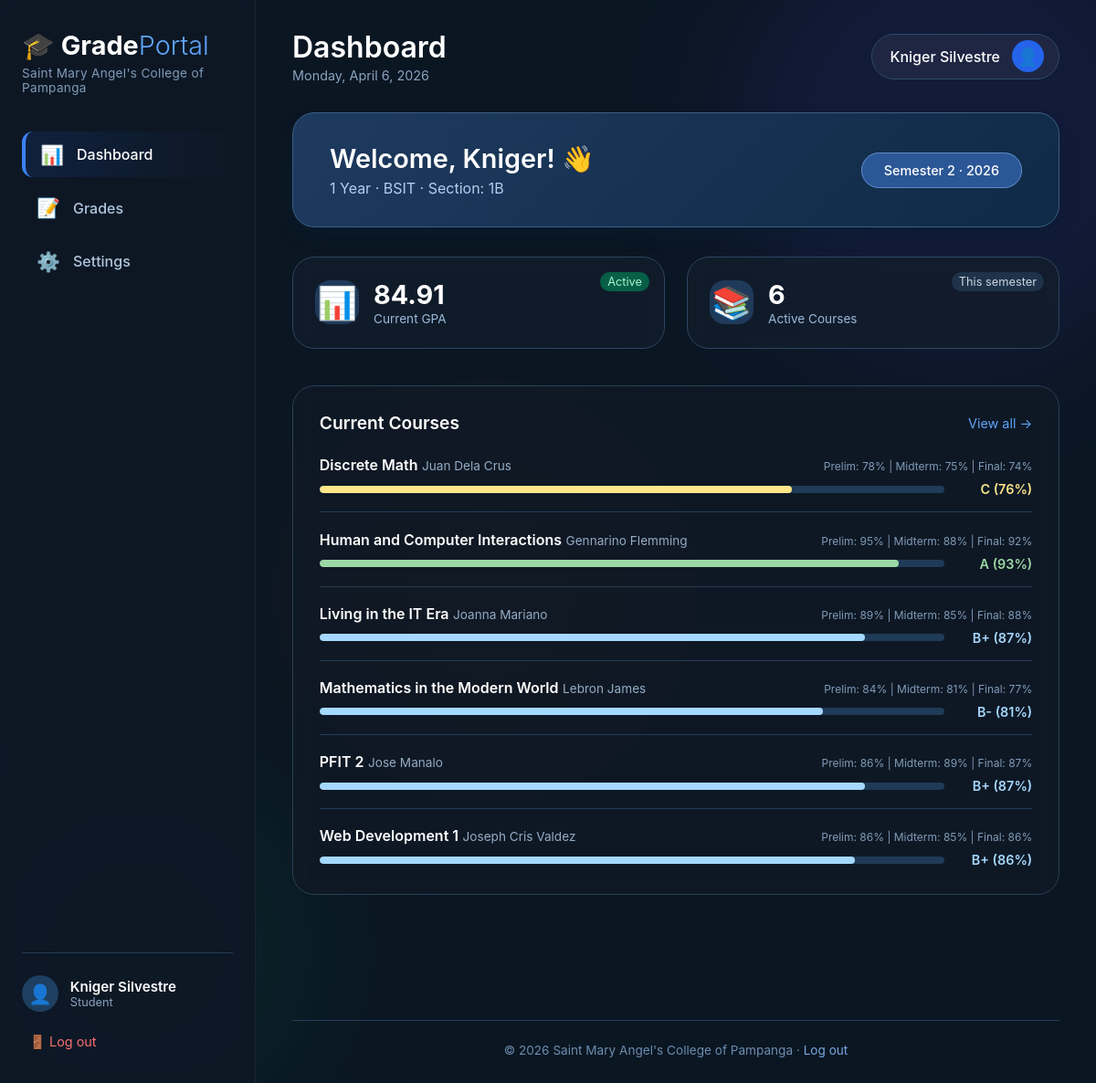
Page /homepage.php (signed in) on the committed database.
### tables this page shows
CREATE TABLE `grade` (
  `grade_id` int(11) NOT NULL,
  `student_id` int(11) NOT NULL,
  `subject_id` int(11) NOT NULL,
  `teacher_id` int(11) DEFAULT NULL,
  `school_year` varchar(20) DEFAULT NULL,
  `semester` varchar(20) DEFAULT NULL,
  `prelim_grade` decimal(5,2) DEFAULT NULL,
  `midterm_grade` decimal(5,2) DEFAULT NULL,
  `final_grade` decimal(5,2) DEFAULT NULL,
  `average_grade` decimal(5,2) DEFAULT NULL
);

CREATE TABLE `subject` (
  `subject_id` int(11) NOT NULL,
  `subject_code` varchar(20) NOT NULL,
  `subject_name` varchar(100) NOT NULL,
  `description` text DEFAULT NULL,
  `units` int(11) DEFAULT 1,
  `teacher_id` int(11) DEFAULT NULL
);

### homepage.php (the view, shortened to what this page needs)
<?php
$host = 'localhost';
$dbname = 'school_grades_portal';
$username = 'root';
$password = '';
$conn = new mysqli($host, $username, $password, $dbname);
$current_date = date("l, F j, Y");
function getRoleDisplay($user_type) {
    switch($user_type) {
        case 'student':
            return 'Student';
    }
}
$role_display = isset($_SESSION['user_type']) ? getRoleDisplay($_SESSION['user_type']) : 'User';
$first_name = isset($_SESSION['first_name']) ? $_SESSION['first_name'] : (isset($_SESSION['user_first_name']) ? $_SESSION['user_first_name'] : 'User');
$full_name = isset($_SESSION['full_name']) ? $_SESSION['full_name'] : (isset($_SESSION['user_first_name']) ? $_SESSION['user_first_name'] . ' ' . ($_SESSION['user_last_name'] ?? '') : 'User');
$year_level = isset($_SESSION['year_level']) ? $_SESSION['year_level'] : 'N/A';
$course = isset($_SESSION['course']) ? $_SESSION['course'] : 'N/A';
$section = isset($_SESSION['section']) ? $_SESSION['section'] : 'N/A';
$department = isset($_SESSION['department']) ? $_SESSION['department'] : 'N/A';
$office_role = isset($_SESSION['office_role']) ? $_SESSION['office_role'] : 'N/A';
$user_type = isset($_SESSION['user_type']) ? $_SESSION['user_type'] : 'student';
$user_id = isset($_SESSION['user_id']) ? $_SESSION['user_id'] : 0;
if ($user_type == 'student') {
    $overall_gpa = 0;
    $total_units = 0;
    $total_grade_points = 0;
    $query = "SELECT
                g.average_grade,
                s.units
              FROM grade g
              JOIN subject s ON g.subject_id = s.subject_id
              WHERE g.student_id = ? AND g.average_grade IS NOT NULL";
    $stmt = $conn->prepare($query);
    $stmt->bind_param("i", $user_id);
    $stmt->execute();
    $result = $stmt->get_result();
    while ($row = $result->fetch_assoc()) {
        if ($row['average_grade'] && $row['units']) {
            $total_grade_points += $row['average_grade'] * $row['units'];
            $total_units += $row['units'];
        }
    }
    if ($total_units > 0) {
        $overall_gpa = $total_grade_points / $total_units;
    }
    $courses = [];
    $query_courses = "SELECT
                        g.grade_id,
                        g.subject_id,
                        s.subject_name,
                        s.subject_code,
                        s.units,
                        g.prelim_grade,
                        g.midterm_grade,
                        g.final_grade,
                        g.average_grade,
                        CONCAT(t.first_name, ' ', t.last_name) AS teacher_name
                      FROM grade g
                      JOIN subject s ON g.subject_id = s.subject_id
                      LEFT JOIN teacher t ON g.teacher_id = t.teacher_id
                      WHERE g.student_id = ?
                      ORDER BY s.subject_code";
    $stmt_courses = $conn->prepare($query_courses);
    $stmt_courses->bind_param("i", $user_id);
    $stmt_courses->execute();
    $result_courses = $stmt_courses->get_result();
    while ($row = $result_courses->fetch_assoc()) {
        $courses[] = $row;
    }
}
function getGradeLetter($percentage) {
    if ($percentage >= 91) return 'A';
    if ($percentage >= 85) return 'B+';
    if ($percentage >= 79) return 'B-';
    if ($percentage >= 73) return 'C';
    return 'F';
}
function getGradeColor($percentage) {
    if ($percentage >= 90) return '#9cd9a4';
    if ($percentage >= 80) return '#a5d8ff';
    if ($percentage >= 75) return '#fde68a';
    return '#f8a8a8';
}
?>
<!DOCTYPE html>
<html lang="en">
<head>
  <link rel="stylesheet" href="homepage.css">
</head>
<body>
  <div class="bg-shape bg-shape-3"></div>
  <div class="dashboard-container">
    <aside class="sidebar">
      <div class="sidebar-header">
        <div class="sidebar-logo">🎓 Grade<span>Portal</span></div>
        <div class="school-badge">Saint Mary Angel's College of Pampanga</div>
      </div>
      <nav class="sidebar-nav">
        <a href="homepage.php" class="nav-item active">
          <span class="nav-icon">📊</span>
          <span>Dashboard</span>
        </a>
        <a href="grades.php" class="nav-item">
          <span class="nav-icon">📝</span>
          <span>Grades</span>
        </a>
        <a href="#" class="nav-item">
          <span class="nav-icon">⚙️</span>
          <span>Settings</span>
        </a>
      </nav>
      <div class="sidebar-footer">
        <div class="user-info-compact">
          <div class="user-avatar">👤</div>
          <div class="user-details">
            <span class="user-name"><?php echo htmlspecialchars($full_name); ?></span>
            <span class="user-role"><?php echo htmlspecialchars($role_display); ?></span>
          </div>
        </div>
        <a href="logout.php" class="logout-link">🚪 Log out</a>
      </div>
    </aside>
    <main class="main-content">
      <header class="content-header">
        <div class="header-left">
          <h1 class="page-title">Dashboard</h1>
          <div class="date-display"><?php echo $current_date; ?></div>
        </div>
        <div class="header-right">
          <div class="header-user">
            <span class="header-user-name"><?php echo htmlspecialchars($full_name); ?></span>
            <div class="header-avatar">👤</div>
          </div>
        </div>
      </header>
      <div class="welcome-card">
        <div class="welcome-message">
          <h2>Welcome, <?php echo htmlspecialchars($first_name); ?>! 👋</h2>
          <p>
            <?php
            if ($user_type == 'student') {
                echo htmlspecialchars($year_level) . ' Year · ' . htmlspecialchars($course) . ' · Section: ' . htmlspecialchars($section);
            } elseif ($user_type == 'teacher') {
                echo 'Department: ' . htmlspecialchars($department);
            } elseif ($user_type == 'registrar') {
                echo 'Office Role: ' . htmlspecialchars($office_role);
            } else {
                echo 'Administrator Account';
            }
            ?>
          </p>
        </div>
        <div class="welcome-action">
          <span class="semester-badge">Semester 2 · 2026</span>
        </div>
      </div>
      <?php if ($user_type == 'student'): ?>
      <div class="stats-grid">
        <div class="stat-card">
          <div class="stat-icon">📊</div>
          <div class="stat-content">
            <span class="stat-value"><?php echo number_format($overall_gpa, 2); ?></span>
            <span class="stat-label">Current GPA</span>
          </div>
          <?php if ($overall_gpa > 0): ?>
          <div class="stat-trend positive">Active</div>
          <?php else: ?>
          <div class="stat-trend">No grades</div>
          <?php endif; ?>
        </div>
        <div class="stat-card">
          <div class="stat-icon">📚</div>
          <div class="stat-content">
            <span class="stat-value"><?php echo count($courses); ?></span>
            <span class="stat-label">Active Courses</span>
          </div>
          <div class="stat-trend">This semester</div>
        </div>
      </div>
      <div class="dashboard-grid">
        <div class="grid-left">
          <section class="card">
            <div class="card-header">
              <h3>Current Courses</h3>
              <a href="grades.php" class="card-link">View all →</a>
            </div>
            <div class="courses-list">
              <?php if (count($courses) > 0): ?>
                <?php foreach ($courses as $course): ?>
                <div class="course-item">
                  <div class="course-info">
                    <div>
                      <span class="course-name"><?php echo htmlspecialchars($course['subject_name']); ?></span>
                      <span class="course-teacher"><?php echo htmlspecialchars($course['teacher_name'] ?? 'Not Assigned'); ?></span>
                    </div>
                    <?php if ($course['average_grade']): ?>
                    <div class="grade-details">
                      Prelim: <?php echo $course['prelim_grade'] ? number_format($course['prelim_grade'], 0) : '-'; ?>% |
                      Midterm: <?php echo $course['midterm_grade'] ? number_format($course['midterm_grade'], 0) : '-'; ?>% |
                      Final: <?php echo $course['final_grade'] ? number_format($course['final_grade'], 0) : '-'; ?>%
                    </div>
                    <?php endif; ?>
                  </div>
                  <div class="course-progress">
                    <?php if ($course['average_grade']): ?>
                    <div class="progress-bar">
                      <?php
                      $percentage = $course['average_grade'];
                      $progress_width = min(100, max(0, $percentage));
                      ?>
                      <div class="progress-fill" style="width: <?php echo $progress_width; ?>%; background: linear-gradient(90deg, <?php echo getGradeColor($percentage); ?>, <?php echo getGradeColor($percentage); ?>);"></div>
                    </div>
                    <span class="course-grade-custom" style="color: <?php echo getGradeColor($course['average_grade']); ?>;">
                      <?php echo getGradeLetter($course['average_grade']); ?> (<?php echo number_format($course['average_grade'], 0); ?>%)
                    </span>
                    <?php else: ?>
                    <span class="course-grade-custom" style="color: #809bb8;">No grade yet</span>
                    <?php endif; ?>
                  </div>
                </div>
                <?php endforeach; ?>
              <?php else: ?>
                <div class="empty-state">
                  <p>No courses enrolled yet</p>
                </div>
              <?php endif; ?>
            </div>
          </section>
        </div>
      </div>
      <?php endif; ?>
      <br>
      <footer class="dashboard-footer">
        <p>© 2026 Saint Mary Angel's College of Pampanga · <a href="logout.php">Log out</a></p>
      </footer>
    </main>
  </div>
</body>
</html>

### homepage.php (style rules this page uses)
.course-grade-custom { font-weight: 600; font-size: 0.9rem; min-width: 80px; text-align: right; }
.grade-details { font-size: 0.75rem; color: #809bb8; margin-top: 0.2rem; }

### rows in the picture
grade: subject.subject_name "Discrete Math", teacher_name "Juan Dela Crus", prelim_grade "78", midterm_grade "75", final_grade "74", average_grade "C", average_grade "76"
grade: subject.subject_name "Human and Computer Interactions", teacher_name "Gennarino Flemming", prelim_grade "95", midterm_grade "88", final_grade "92", average_grade "A", average_grade "93"
grade: subject.subject_name "Living in the IT Era", teacher_name "Joanna Mariano", prelim_grade "89", midterm_grade "85", final_grade "88", average_grade "B+", average_grade "87"
grade: subject.subject_name "Mathematics in the Modern World", teacher_name "Lebron James", prelim_grade "84", midterm_grade "81", final_grade "77", average_grade "B-", average_grade "81"
grade: subject.subject_name "PFIT 2", teacher_name "Jose Manalo", prelim_grade "86", midterm_grade "89", final_grade "87", average_grade "B+", average_grade "87"
grade: subject.subject_name "Web Development 1", teacher_name "Joseph Cris Valdez", prelim_grade "86", midterm_grade "85", final_grade "86", average_grade "B+", average_grade "86"

### other values in the picture
$full_name "Kniger Silvestre"
$role_display "Student"
$first_name "Kniger"
$year_level "1"
$course "BSIT"
$section "1B"
$overall_gpa "84.91"
count($courses) "6"
